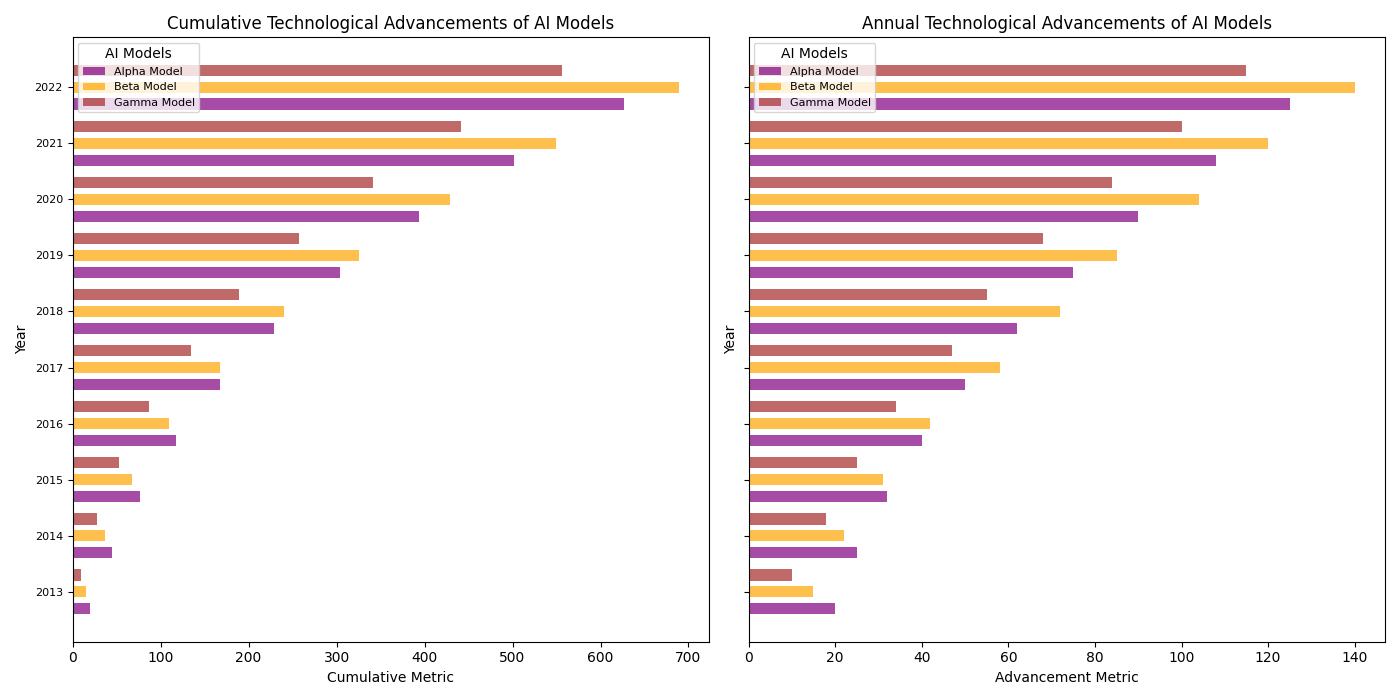

Source code (Python):
import matplotlib.pyplot as plt
import numpy as np

years = np.arange(2013, 2023)

alpha_advancement = np.array([20, 25, 32, 40, 50, 62, 75, 90, 108, 125])
beta_advancement = np.array([15, 22, 31, 42, 58, 72, 85, 104, 120, 140])
gamma_advancement = np.array([10, 18, 25, 34, 47, 55, 68, 84, 100, 115])

alpha_cumulative = np.cumsum(alpha_advancement)
beta_cumulative = np.cumsum(beta_advancement)
gamma_cumulative = np.cumsum(gamma_advancement)

fig, (ax1, ax2) = plt.subplots(1, 2, figsize=(14, 7), sharey=True)

ax1.barh(years - 0.3, alpha_cumulative, height=0.2, color='purple', alpha=0.7, label='Alpha Model')
ax1.barh(years, beta_cumulative, height=0.2, color='orange', alpha=0.7, label='Beta Model')
ax1.barh(years + 0.3, gamma_cumulative, height=0.2, color='brown', alpha=0.7, label='Gamma Model')

ax1.set_title('Cumulative Technological Advancements of AI Models', fontsize=12)
ax1.set_ylabel('Year', fontsize=10)
ax1.set_xlabel('Cumulative Metric', fontsize=10)
ax1.legend(title='AI Models', loc='upper left', fontsize=8)
ax1.grid(False)
ax1.set_yticks(years)
ax1.set_yticklabels(years, fontsize=8)

ax2.barh(years - 0.3, alpha_advancement, height=0.2, color='purple', alpha=0.7, label='Alpha Model')
ax2.barh(years, beta_advancement, height=0.2, color='orange', alpha=0.7, label='Beta Model')
ax2.barh(years + 0.3, gamma_advancement, height=0.2, color='brown', alpha=0.7, label='Gamma Model')

ax2.set_title('Annual Technological Advancements of AI Models', fontsize=12)
ax2.set_ylabel('Year', fontsize=10)
ax2.set_xlabel('Advancement Metric', fontsize=10)
ax2.legend(title='AI Models', loc='upper left', fontsize=8)
ax2.grid(False)
ax2.set_yticks(years)
ax2.set_yticklabels(years, fontsize=8)

plt.tight_layout()
plt.show()
